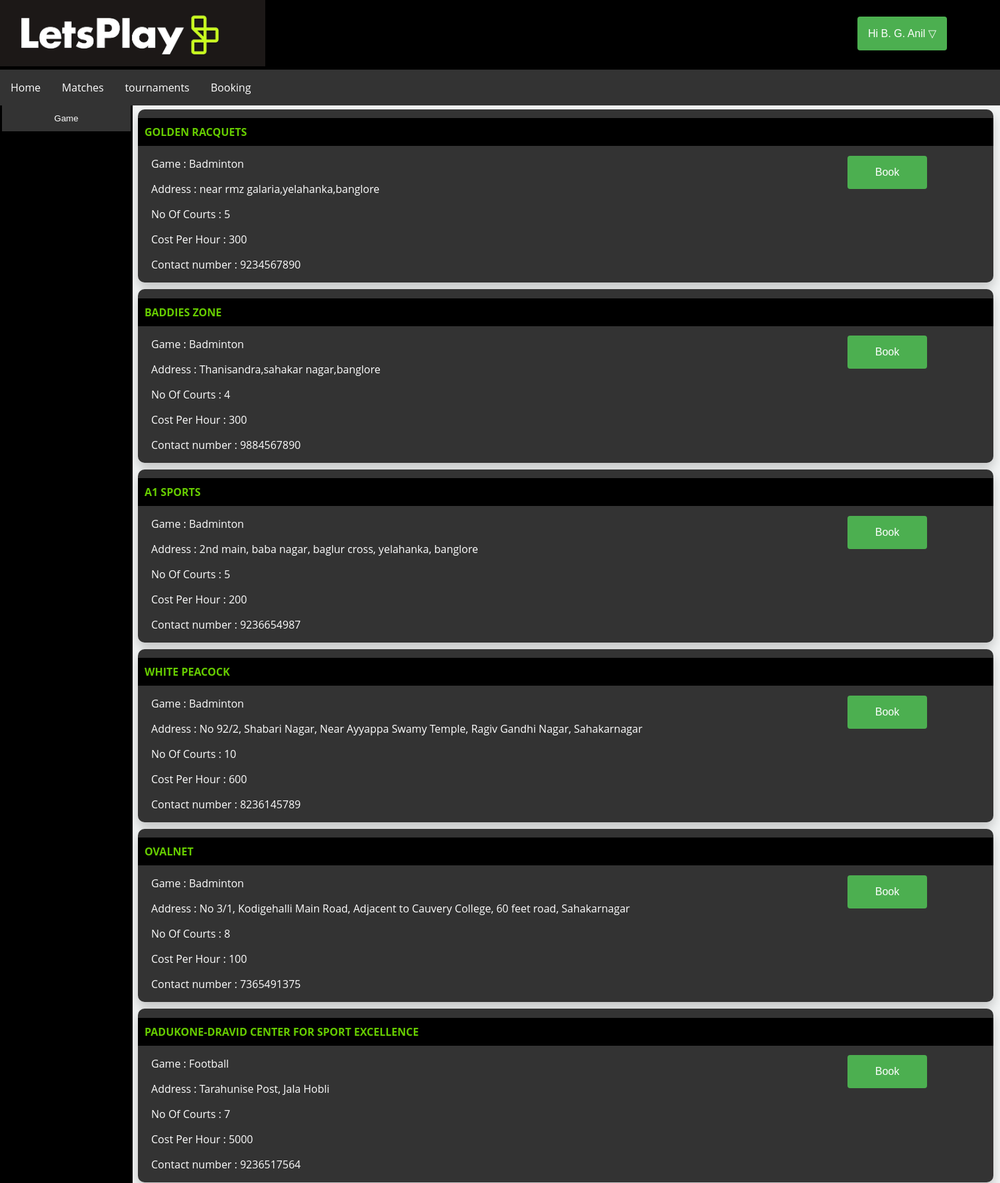
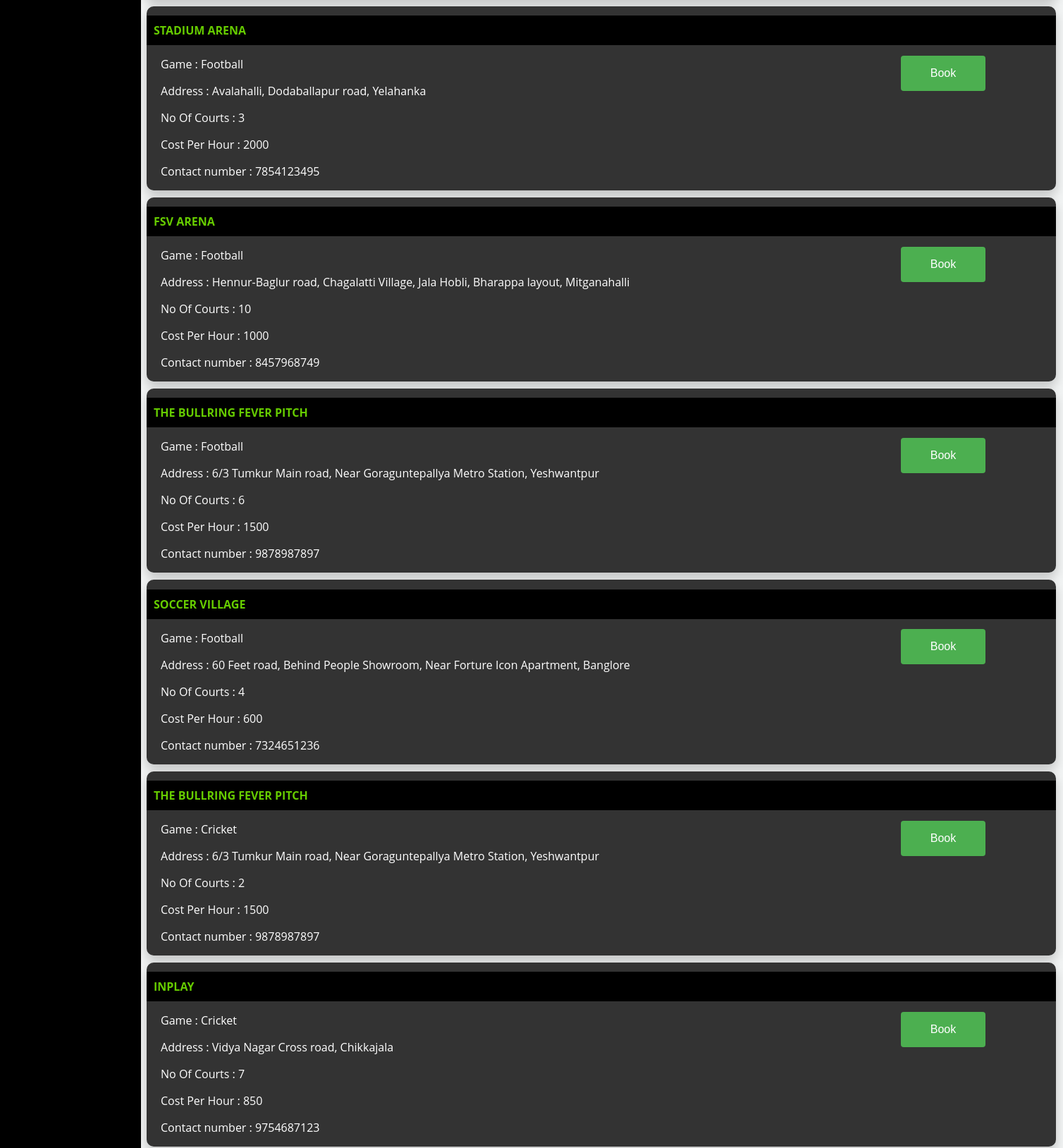
/homepage.php?page=booking (signed in, upper part), run on the app's committed database (2 pictures, top to bottom).
### tables this page shows
CREATE TABLE `user` (
  `uid` int(11) NOT NULL,
  `username` varchar(30) NOT NULL,
  `password` varchar(30) NOT NULL,
  `fullname` varchar(30) NOT NULL,
  `dob` date NOT NULL,
  `gender` varchar(7) NOT NULL,
  `email` varchar(30) NOT NULL,
  `phno` varchar(12) NOT NULL
);

CREATE TABLE `field` (
  `fid` int(11) NOT NULL,
  `name` varchar(50) NOT NULL,
  `game` varchar(50) NOT NULL,
  `address` varchar(200) NOT NULL,
  `phno` varchar(20) NOT NULL,
  `costperhour` int(10) NOT NULL,
  `courts` int(11) NOT NULL
);

### booking.php (the view, shortened to what this page needs)
<!DOCTYPE html>
<html>
<head>
</head>
<body>
 <?php
include "sortsidebar.php" ;
$conn = mysqli_connect("localhost","root","","letsromp");
  $x=0;
switch ($x) {
  case 0:
         $result=mysqli_query($conn,"SELECT * from field ");
          while($row= $result->fetch_assoc())
          {
            ?>
            <div class="main">
              <form action="bookingprocess.php" method="post" >
                <button align="center" name="booking" class="book" value=<?php echo $row["fid"] ; ?> >Book</button>
              </form>
              <h2 class="contenttitle"><?php echo $row["name"] ?></h2>
              <p><?php echo "Game : ".$row["game"]; ?></p>
              <p><?php echo "Address : ".$row["address"]; ?></p>
              <p><?php echo "No Of Courts : ".$row["courts"]; ?></p>
              <p><?php echo "Cost Per Hour : ".$row["costperhour"]; ?></p>
              <p><?php echo "Contact number : ".$row["phno"]; ?></p>
            </div>
            <?php
          }
    break;
            ?>
      <?php
        }
?>
</body>
</html>

### homepage.php (shortened to what this page needs)
<!DOCTYPE html>
<html>
<head>
</head>
<body style="font-family: 'Open Sans', sans-serif;">
	<div class="letsplay">
	<img src="letsplay1.jpg" width="400" height="100" alt="letsplay">
	<div class="right"  >
		<div class="dropdown">
  <button class="dropbtn">
  	<?php
  	$conn = mysqli_connect("localhost","root","","letsromp");
  	$username=$_SESSION['username'];
  	$result=mysqli_query($conn,"SELECT fullname from user where username='$username' ");
  	$fullname=mysqli_fetch_assoc($result);
echo 'Hi '.$fullname["fullname"].' &#9661';
 ?></button>
</div>
   </div>
   <ul>
  <li><a href="?page=home">Home</a></li>
  <li><a href="?page=matchs">Matches</a></li>
  <li><a href="?page=tournment">tournaments</a></li>
  <li><a href="?page=booking">Booking</a></li>
</ul>
</div>
<div class="sample">
	<?php
if (!isset($_GET["page"]) ) {
	include "home.php";
}
else
{
	switch ($_GET["page"])
	{
	case 'booking': include "booking.php";
		         break;
    }
}
 ?>
 </div>
</body>
</html>

### homepage.php (style rules this page uses)
.letsplay { background-color: black; position: fixed; top: 0; left: 0; right: 0; z-index: 1; }
.right { position: relative; float: right; margin-top: 25px; margin-right: 80px; }
ul { list-style-type: none; margin: 0; padding: 0; overflow: hidden; background-color: #333333; position: relative; }
li { float: left; }
li a { display: block; color: white; text-align: center; padding: 16px; text-decoration: none; }
.sample { margin-top: 165px; }
.dropbtn { background-color: #4CAF50; color: white; padding: 16px; font-size: 16px; border: none; border-radius: 4px; }
.dropdown { position: relative; display: inline-block; }

### booking.php (style rules this page uses)
body { background-color: #F2F4F4; color: black; }
.main { background-color: #333333; box-shadow: 0px 8px 16px 0px rgba(0,0,0,0.2); width: 1270px; height: 100%; margin-left: 200px; padding-left: 20px; border-radius: 10px; color: white; font-family: 'Open Sans', sans-serif; float: left; margin-bottom: 10px; }
h2 { padding-top:5px; }
.book { background-color: #4CAF50; color: white; padding: 16px; font-size: 16px; border: none; border-radius: 4px; float: right; margin-top: 70px; margin-right: 100px; width: 120px; cursor: pointer; text-decoration: none; }
.contenttitle { color: #66cc00; background-color: black; text-transform: uppercase; width: auto; padding: 10px; margin-left: -20px; font-size: 16px; }

### sortsidebar.php (style rules this page uses)
.dropdown { position: relative; display: inline-block; }

### data on the page
user: fullname "B. G. Anil"
field: $row["fid"] 1 (drawn), name "GOLDEN RACQUETS", game "Badminton", address "near rmz galaria,yelahanka,banglore", courts "5", costperhour "300", phno "9234567890"
field: $row["fid"] 2 (drawn), name "BADDIES ZONE", game "Badminton", address "Thanisandra,sahakar nagar,banglore", courts "4", costperhour "300", phno "9884567890"
field: $row["fid"] 3 (drawn), name "A1 SPORTS", game "Badminton", address "2nd main, baba nagar, baglur cross, yelahanka, banglore", courts "5", costperhour "200", phno "9236654987"
field: $row["fid"] 4 (drawn), name "WHITE PEACOCK", game "Badminton", address "No 92/2, Shabari Nagar, Near Ayyappa Swamy Temple, Ragiv Gandhi Nagar, Sahakarnagar", courts "10", costperhour "600", phno "8236145789"
field: $row["fid"] 5 (drawn), name "OVALNET", game "Badminton", address "No 3/1, Kodigehalli Main Road, Adjacent to Cauvery College, 60 feet road, Sahakarnagar", courts "8", costperhour "100", phno "7365491375"
field: $row["fid"] 6 (drawn), name "PADUKONE-DRAVID CENTER FOR SPORT EXCELLENCE", game "Football", address "Tarahunise Post, Jala Hobli", courts "7", costperhour "5000", phno "9236517564"
field: $row["fid"] 7 (drawn), name "STADIUM ARENA", game "Football", address "Avalahalli, Dodaballapur road, Yelahanka", courts "3", costperhour "2000", phno "7854123495"
field: $row["fid"] 8 (drawn), name "FSV ARENA", game "Football", address "Hennur-Baglur road, Chagalatti Village, Jala Hobli, Bharappa layout, Mitganahalli", courts "10", costperhour "1000", phno "8457968749"
field: $row["fid"] 9 (drawn), name "THE BULLRING FEVER PITCH", game "Football", address "6/3 Tumkur Main road, Near Goraguntepallya Metro Station, Yeshwantpur", courts "6", costperhour "1500", phno "9878987897"
field: $row["fid"] 10 (drawn), name "SOCCER VILLAGE", game "Football", address "60 Feet road, Behind People Showroom, Near Forture Icon Apartment, Banglore", courts "4", costperhour "600", phno "7324651236"
field: $row["fid"] 12 (drawn), name "THE BULLRING FEVER PITCH", game "Cricket", address "6/3 Tumkur Main road, Near Goraguntepallya Metro Station, Yeshwantpur", courts "2", costperhour "1500", phno "9878987897"
field: $row["fid"] 13 (drawn), name "INPLAY", game "Cricket", address "Vidya Nagar Cross road, Chikkajala", courts "7", costperhour "850", phno "9754687123"
